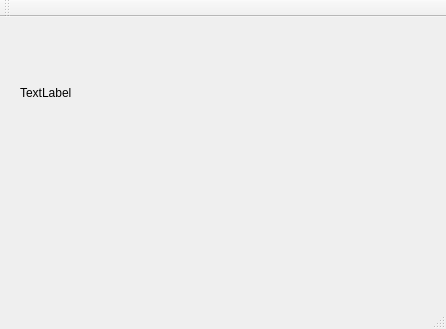
<?xml version="1.0" encoding="UTF-8"?>
<ui version="4.0">
 <class>MainWindow</class>
 <widget class="QMainWindow" name="MainWindow">
  <property name="geometry">
   <rect>
    <x>0</x>
    <y>0</y>
    <width>446</width>
    <height>329</height>
   </rect>
  </property>
  <property name="windowTitle">
   <string>MainWindow</string>
  </property>
  <widget class="QWidget" name="centralWidget">
   <widget class="QLabel" name="label">
    <property name="geometry">
     <rect>
      <x>20</x>
      <y>10</y>
      <width>241</width>
      <height>131</height>
     </rect>
    </property>
    <property name="text">
     <string>TextLabel</string>
    </property>
   </widget>
  </widget>
  <widget class="QMenuBar" name="menuBar">
   <property name="geometry">
    <rect>
     <x>0</x>
     <y>0</y>
     <width>446</width>
     <height>25</height>
    </rect>
   </property>
  </widget>
  <widget class="QToolBar" name="mainToolBar">
   <attribute name="toolBarArea">
    <enum>TopToolBarArea</enum>
   </attribute>
   <attribute name="toolBarBreak">
    <bool>false</bool>
   </attribute>
  </widget>
  <widget class="QStatusBar" name="statusBar"/>
 </widget>
 <layoutdefault spacing="6" margin="11"/>
 <resources/>
 <connections/>
</ui>
